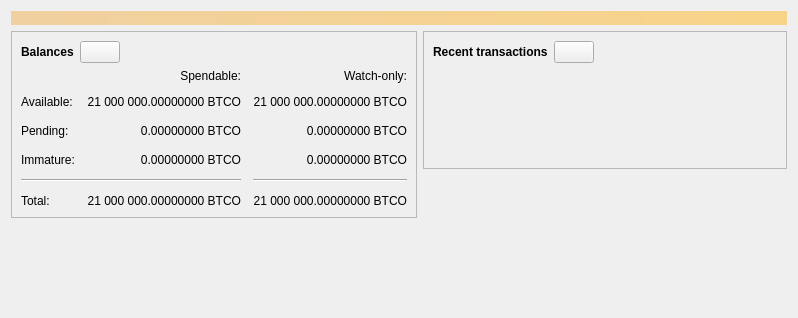
<?xml version="1.0" encoding="UTF-8"?>
<ui version="4.0">
 <class>OverviewPage</class>
 <widget class="QWidget" name="OverviewPage">
  <property name="geometry">
   <rect>
    <x>0</x>
    <y>0</y>
    <width>798</width>
    <height>318</height>
   </rect>
  </property>
  <property name="windowTitle">
   <string>Form</string>
  </property>
  <layout class="QVBoxLayout" name="topLayout">
   <item>
    <widget class="QLabel" name="labelAlerts">
     <property name="visible">
      <bool>false</bool>
     </property>
     <property name="styleSheet">
      <string notr="true">QLabel { background-color: qlineargradient(x1: 0, y1: 0, x2: 1, y2: 0, stop:0 #F0D0A0, stop:1 #F8D488); color:#000000; }</string>
     </property>
     <property name="wordWrap">
      <bool>true</bool>
     </property>
     <property name="margin">
      <number>3</number>
     </property>
     <property name="textInteractionFlags">
      <set>Qt::TextSelectableByMouse</set>
     </property>
    </widget>
   </item>
   <item>
    <layout class="QHBoxLayout" name="horizontalLayout" stretch="1,1">
     <item>
      <layout class="QVBoxLayout" name="verticalLayout_2">
       <item>
        <widget class="QFrame" name="frame">
         <property name="frameShape">
          <enum>QFrame::StyledPanel</enum>
         </property>
         <property name="frameShadow">
          <enum>QFrame::Raised</enum>
         </property>
         <layout class="QVBoxLayout" name="verticalLayout_4">
          <item>
           <layout class="QHBoxLayout" name="horizontalLayout_4">
            <item>
             <widget class="QLabel" name="label_5">
              <property name="font">
               <font>
                <weight>75</weight>
                <bold>true</bold>
               </font>
              </property>
              <property name="text">
               <string>Balances</string>
              </property>
             </widget>
            </item>
            <item>
             <widget class="QPushButton" name="labelWalletStatus">
              <property name="enabled">
               <bool>true</bool>
              </property>
              <property name="maximumSize">
               <size>
                <width>45</width>
                <height>16777215</height>
               </size>
              </property>
              <property name="toolTip">
               <string>The displayed information may be out of date. Your wallet automatically synchronizes with the BitcoinOil network after a connection is established, but this process has not completed yet.</string>
              </property>
              <property name="text">
               <string/>
              </property>
              <property name="icon">
               <iconset resource="../bitcoinoil.qrc">
                <normaloff>:/icons/warning</normaloff>
                <disabledoff>:/icons/warning</disabledoff>:/icons/warning</iconset>
              </property>
              <property name="iconSize">
               <size>
                <width>24</width>
                <height>24</height>
               </size>
              </property>
             </widget>
            </item>
            <item>
             <spacer name="horizontalSpacer_3">
              <property name="orientation">
               <enum>Qt::Horizontal</enum>
              </property>
              <property name="sizeHint" stdset="0">
               <size>
                <width>40</width>
                <height>20</height>
               </size>
              </property>
             </spacer>
            </item>
           </layout>
          </item>
          <item>
           <layout class="QGridLayout" name="gridLayout">
            <property name="spacing">
             <number>12</number>
            </property>
            <item row="2" column="2">
             <widget class="QLabel" name="labelWatchPending">
              <property name="cursor">
               <cursorShape>IBeamCursor</cursorShape>
              </property>
              <property name="toolTip">
               <string>Unconfirmed transactions to watch-only addresses</string>
              </property>
              <property name="text">
               <string notr="true">0.00000000 BTCO</string>
              </property>
              <property name="alignment">
               <set>Qt::AlignRight|Qt::AlignTrailing|Qt::AlignVCenter</set>
              </property>
              <property name="textInteractionFlags">
               <set>Qt::LinksAccessibleByMouse|Qt::TextSelectableByKeyboard|Qt::TextSelectableByMouse</set>
              </property>
             </widget>
            </item>
            <item row="2" column="1">
             <widget class="QLabel" name="labelUnconfirmed">
              <property name="cursor">
               <cursorShape>IBeamCursor</cursorShape>
              </property>
              <property name="toolTip">
               <string>Total of transactions that have yet to be confirmed, and do not yet count toward the spendable balance</string>
              </property>
              <property name="text">
               <string notr="true">0.00000000 BTCO</string>
              </property>
              <property name="alignment">
               <set>Qt::AlignRight|Qt::AlignTrailing|Qt::AlignVCenter</set>
              </property>
              <property name="textInteractionFlags">
               <set>Qt::LinksAccessibleByMouse|Qt::TextSelectableByKeyboard|Qt::TextSelectableByMouse</set>
              </property>
             </widget>
            </item>
            <item row="3" column="2">
             <widget class="QLabel" name="labelWatchImmature">
              <property name="cursor">
               <cursorShape>IBeamCursor</cursorShape>
              </property>
              <property name="toolTip">
               <string>Mined balance in watch-only addresses that has not yet matured</string>
              </property>
              <property name="text">
               <string notr="true">0.00000000 BTCO</string>
              </property>
              <property name="alignment">
               <set>Qt::AlignRight|Qt::AlignTrailing|Qt::AlignVCenter</set>
              </property>
              <property name="textInteractionFlags">
               <set>Qt::LinksAccessibleByMouse|Qt::TextSelectableByKeyboard|Qt::TextSelectableByMouse</set>
              </property>
             </widget>
            </item>
            <item row="4" column="0" colspan="2">
             <widget class="Line" name="line">
              <property name="orientation">
               <enum>Qt::Horizontal</enum>
              </property>
             </widget>
            </item>
            <item row="4" column="2">
             <widget class="Line" name="lineWatchBalance">
              <property name="sizePolicy">
               <sizepolicy hsizetype="Preferred" vsizetype="Fixed">
                <horstretch>0</horstretch>
                <verstretch>0</verstretch>
               </sizepolicy>
              </property>
              <property name="minimumSize">
               <size>
                <width>140</width>
                <height>0</height>
               </size>
              </property>
              <property name="orientation">
               <enum>Qt::Horizontal</enum>
              </property>
             </widget>
            </item>
            <item row="5" column="0">
             <widget class="QLabel" name="labelTotalText">
              <property name="text">
               <string>Total:</string>
              </property>
             </widget>
            </item>
            <item row="3" column="1">
             <widget class="QLabel" name="labelImmature">
              <property name="cursor">
               <cursorShape>IBeamCursor</cursorShape>
              </property>
              <property name="toolTip">
               <string>Mined balance that has not yet matured</string>
              </property>
              <property name="text">
               <string notr="true">0.00000000 BTCO</string>
              </property>
              <property name="alignment">
               <set>Qt::AlignRight|Qt::AlignTrailing|Qt::AlignVCenter</set>
              </property>
              <property name="textInteractionFlags">
               <set>Qt::LinksAccessibleByMouse|Qt::TextSelectableByKeyboard|Qt::TextSelectableByMouse</set>
              </property>
             </widget>
            </item>
            <item row="2" column="3">
             <spacer name="horizontalSpacer_2">
              <property name="orientation">
               <enum>Qt::Horizontal</enum>
              </property>
              <property name="sizeHint" stdset="0">
               <size>
                <width>40</width>
                <height>20</height>
               </size>
              </property>
             </spacer>
            </item>
            <item row="3" column="0">
             <widget class="QLabel" name="labelImmatureText">
              <property name="text">
               <string>Immature:</string>
              </property>
             </widget>
            </item>
            <item row="5" column="1">
             <widget class="QLabel" name="labelTotal">
              <property name="cursor">
               <cursorShape>IBeamCursor</cursorShape>
              </property>
              <property name="toolTip">
               <string>Your current total balance</string>
              </property>
              <property name="text">
               <string notr="true">21 000 000.00000000 BTCO</string>
              </property>
              <property name="alignment">
               <set>Qt::AlignRight|Qt::AlignTrailing|Qt::AlignVCenter</set>
              </property>
              <property name="textInteractionFlags">
               <set>Qt::LinksAccessibleByMouse|Qt::TextSelectableByKeyboard|Qt::TextSelectableByMouse</set>
              </property>
             </widget>
            </item>
            <item row="5" column="2">
             <widget class="QLabel" name="labelWatchTotal">
              <property name="cursor">
               <cursorShape>IBeamCursor</cursorShape>
              </property>
              <property name="toolTip">
               <string>Current total balance in watch-only addresses</string>
              </property>
              <property name="text">
               <string notr="true">21 000 000.00000000 BTCO</string>
              </property>
              <property name="alignment">
               <set>Qt::AlignRight|Qt::AlignTrailing|Qt::AlignVCenter</set>
              </property>
              <property name="textInteractionFlags">
               <set>Qt::LinksAccessibleByMouse|Qt::TextSelectableByKeyboard|Qt::TextSelectableByMouse</set>
              </property>
             </widget>
            </item>
            <item row="0" column="2">
             <widget class="QLabel" name="labelWatchonly">
              <property name="text">
               <string>Watch-only:</string>
              </property>
              <property name="alignment">
               <set>Qt::AlignRight|Qt::AlignTrailing|Qt::AlignVCenter</set>
              </property>
             </widget>
            </item>
            <item row="1" column="0">
             <widget class="QLabel" name="labelBalanceText">
              <property name="text">
               <string>Available:</string>
              </property>
             </widget>
            </item>
            <item row="1" column="1">
             <widget class="QLabel" name="labelBalance">
              <property name="cursor">
               <cursorShape>IBeamCursor</cursorShape>
              </property>
              <property name="toolTip">
               <string>Your current spendable balance</string>
              </property>
              <property name="text">
               <string notr="true">21 000 000.00000000 BTCO</string>
              </property>
              <property name="alignment">
               <set>Qt::AlignRight|Qt::AlignTrailing|Qt::AlignVCenter</set>
              </property>
              <property name="textInteractionFlags">
               <set>Qt::LinksAccessibleByMouse|Qt::TextSelectableByKeyboard|Qt::TextSelectableByMouse</set>
              </property>
             </widget>
            </item>
            <item row="1" column="2">
             <widget class="QLabel" name="labelWatchAvailable">
              <property name="cursor">
               <cursorShape>IBeamCursor</cursorShape>
              </property>
              <property name="toolTip">
               <string>Your current balance in watch-only addresses</string>
              </property>
              <property name="text">
               <string notr="true">21 000 000.00000000 BTCO</string>
              </property>
              <property name="alignment">
               <set>Qt::AlignRight|Qt::AlignTrailing|Qt::AlignVCenter</set>
              </property>
              <property name="textInteractionFlags">
               <set>Qt::LinksAccessibleByMouse|Qt::TextSelectableByKeyboard|Qt::TextSelectableByMouse</set>
              </property>
             </widget>
            </item>
            <item row="2" column="0">
             <widget class="QLabel" name="labelPendingText">
              <property name="text">
               <string>Pending:</string>
              </property>
             </widget>
            </item>
            <item row="0" column="1">
             <widget class="QLabel" name="labelSpendable">
              <property name="text">
               <string>Spendable:</string>
              </property>
              <property name="alignment">
               <set>Qt::AlignRight|Qt::AlignTrailing|Qt::AlignVCenter</set>
              </property>
             </widget>
            </item>
           </layout>
          </item>
         </layout>
        </widget>
       </item>
       <item>
        <spacer name="verticalSpacer">
         <property name="orientation">
          <enum>Qt::Vertical</enum>
         </property>
         <property name="sizeHint" stdset="0">
          <size>
           <width>20</width>
           <height>40</height>
          </size>
         </property>
        </spacer>
       </item>
      </layout>
     </item>
     <item>
      <layout class="QVBoxLayout" name="verticalLayout_3">
       <item>
        <widget class="QFrame" name="frame_2">
         <property name="frameShape">
          <enum>QFrame::StyledPanel</enum>
         </property>
         <property name="frameShadow">
          <enum>QFrame::Raised</enum>
         </property>
         <layout class="QVBoxLayout" name="verticalLayout">
          <item>
           <layout class="QHBoxLayout" name="horizontalLayout_2">
            <item>
             <widget class="QLabel" name="label_4">
              <property name="font">
               <font>
                <weight>75</weight>
                <bold>true</bold>
               </font>
              </property>
              <property name="text">
               <string>Recent transactions</string>
              </property>
             </widget>
            </item>
            <item>
             <widget class="QPushButton" name="labelTransactionsStatus">
              <property name="enabled">
               <bool>true</bool>
              </property>
              <property name="maximumSize">
               <size>
                <width>45</width>
                <height>16777215</height>
               </size>
              </property>
              <property name="toolTip">
               <string>The displayed information may be out of date. Your wallet automatically synchronizes with the BitcoinOil network after a connection is established, but this process has not completed yet.</string>
              </property>
              <property name="text">
               <string/>
              </property>
              <property name="icon">
               <iconset resource="../bitcoinoil.qrc">
                <normaloff>:/icons/warning</normaloff>
                <disabledoff>:/icons/warning</disabledoff>:/icons/warning</iconset>
              </property>
              <property name="iconSize">
               <size>
                <width>24</width>
                <height>24</height>
               </size>
              </property>
             </widget>
            </item>
            <item>
             <spacer name="horizontalSpacer">
              <property name="orientation">
               <enum>Qt::Horizontal</enum>
              </property>
              <property name="sizeHint" stdset="0">
               <size>
                <width>40</width>
                <height>20</height>
               </size>
              </property>
             </spacer>
            </item>
           </layout>
          </item>
          <item>
           <widget class="TransactionOverviewWidget" name="listTransactions">
            <property name="styleSheet">
             <string notr="true">QListView { background: transparent; }</string>
            </property>
            <property name="frameShape">
             <enum>QFrame::NoFrame</enum>
            </property>
            <property name="verticalScrollBarPolicy">
             <enum>Qt::ScrollBarAlwaysOff</enum>
            </property>
            <property name="horizontalScrollBarPolicy">
             <enum>Qt::ScrollBarAlwaysOff</enum>
            </property>
            <property name="sizeAdjustPolicy">
             <enum>QAbstractScrollArea::AdjustToContents</enum>
            </property>
            <property name="selectionMode">
             <enum>QAbstractItemView::NoSelection</enum>
            </property>
            <property name="uniformItemSizes">
             <bool>true</bool>
            </property>
           </widget>
          </item>
         </layout>
        </widget>
       </item>
       <item>
        <spacer name="verticalSpacer_2">
         <property name="orientation">
          <enum>Qt::Vertical</enum>
         </property>
         <property name="sizeHint" stdset="0">
          <size>
           <width>20</width>
           <height>40</height>
          </size>
         </property>
        </spacer>
       </item>
      </layout>
     </item>
    </layout>
   </item>
  </layout>
 </widget>
 <customwidgets>
  <customwidget>
   <class>TransactionOverviewWidget</class>
   <extends>QListView</extends>
   <header>qt/transactionoverviewwidget.h</header>
  </customwidget>
 </customwidgets>
 <resources/>
 <connections/>
</ui>
